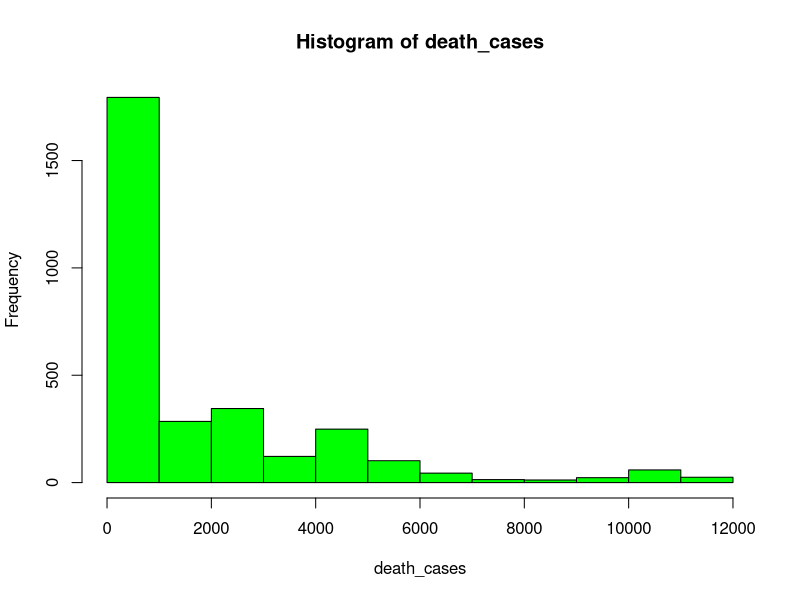

Recreate this plot in R.
cases =  read.csv("data.csv",header = TRUE,sep = ",",
                  colClasses = c("NULL","NULL","NULL","NULL"
                                 ,"NULL","NULL","numeric","NULL",
                                 "NULL","NULL","NULL","NULL"))
death_cases = c(0)
for (a in cases[1])
{
  death_cases =  append(death_cases,a)
}

options(scipen=10000)

jpeg(file="E:/Prob Project/public/images/deathCasesHistogram.jpeg",
    width=600, height=350)
hist(death_cases, col="green")
dev.off()